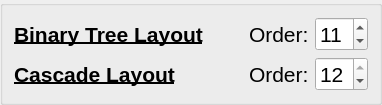
           <widget class="QGroupBox" name="groupBox_30">
            <property name="title">
             <string/>
            </property>
            <property name="flat">
             <bool>true</bool>
            </property>
            <layout class="QGridLayout" name="gridLayout_65">
             <item row="0" column="4">
              <widget class="QSpinBox" name="kcfg_binaryTreeLayoutOrder">
               <property name="font">
                <font>
                 <pointsize>16</pointsize>
                 <italic>false</italic>
                 <bold>false</bold>
                 <underline>false</underline>
                </font>
               </property>
               <property name="maximum">
                <number>12</number>
               </property>
               <property name="value">
                <number>11</number>
               </property>
              </widget>
             </item>
             <item row="1" column="2">
              <spacer name="horizontalSpacer_60">
               <property name="orientation">
                <enum>Qt::Orientation::Horizontal</enum>
               </property>
               <property name="sizeHint" stdset="0">
                <size>
                 <width>40</width>
                 <height>20</height>
                </size>
               </property>
              </spacer>
             </item>
             <item row="0" column="1">
              <widget class="QLabel" name="label_111">
               <property name="font">
                <font>
                 <pointsize>16</pointsize>
                 <italic>false</italic>
                 <bold>true</bold>
                 <underline>true</underline>
                </font>
               </property>
               <property name="text">
                <string>Binary Tree Layout</string>
               </property>
              </widget>
             </item>
             <item row="0" column="2">
              <spacer name="horizontalSpacer_59">
               <property name="orientation">
                <enum>Qt::Orientation::Horizontal</enum>
               </property>
               <property name="sizeHint" stdset="0">
                <size>
                 <width>40</width>
                 <height>20</height>
                </size>
               </property>
              </spacer>
             </item>
             <item row="1" column="1">
              <widget class="QLabel" name="label_113">
               <property name="font">
                <font>
                 <pointsize>16</pointsize>
                 <italic>false</italic>
                 <bold>true</bold>
                 <underline>true</underline>
                </font>
               </property>
               <property name="text">
                <string>Cascade Layout</string>
               </property>
              </widget>
             </item>
             <item row="0" column="3">
              <widget class="QLabel" name="label_112">
               <property name="font">
                <font>
                 <pointsize>16</pointsize>
                 <italic>false</italic>
                 <bold>false</bold>
                 <underline>false</underline>
                </font>
               </property>
               <property name="text">
                <string>Order:</string>
               </property>
              </widget>
             </item>
             <item row="1" column="3">
              <widget class="QLabel" name="label_114">
               <property name="font">
                <font>
                 <pointsize>16</pointsize>
                 <italic>false</italic>
                 <bold>false</bold>
                 <underline>false</underline>
                </font>
               </property>
               <property name="text">
                <string>Order:</string>
               </property>
              </widget>
             </item>
             <item row="1" column="4">
              <widget class="QSpinBox" name="kcfg_cascadeLayoutOrder">
               <property name="font">
                <font>
                 <pointsize>16</pointsize>
                 <italic>false</italic>
                 <bold>false</bold>
                 <underline>false</underline>
                </font>
               </property>
               <property name="maximum">
                <number>12</number>
               </property>
               <property name="value">
                <number>12</number>
               </property>
              </widget>
             </item>
            </layout>
           </widget>
